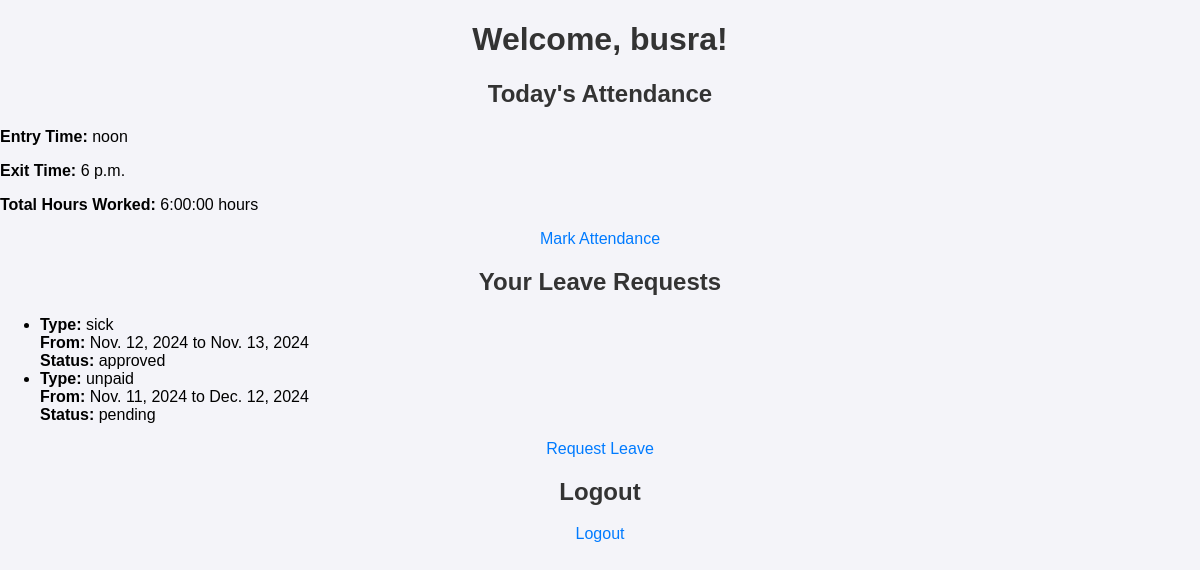
/accounts/employee/ (signed in), run on the app's committed database.
### accounts/models.py (models this page shows, shortened)
class User(AbstractUser):
    user_type_choices=(
        ('employee','employee'), #kişi employee seçerse kullanıcı employee için açılır
        ('manager','manager'), #kişi manager seçerse manager için ekran açılır
    )
    user_type=models.CharField(max_length=10, choices=user_type_choices, default='employee')
    groups = models.ManyToManyField(
        'auth.Group',
        related_name='custom_user_groups',  # Çakışmayı önlemek için yeni ilişki adı
        blank=True
    )
    user_permissions = models.ManyToManyField(
        'auth.Permission',
        related_name='custom_user_permissions',  # Çakışmayı önlemek için yeni ilişki adı
        blank=True
    )

### attendance/models.py (models this page shows, shortened)
class Attendance(models.Model):
    user=models.ForeignKey(User, on_delete=models.CASCADE) #users models.py dosyasını import ederek user yapısı ile attendance kısmını ilişkilendirdik.
    date=models.DateField(auto_now=True)
    first_entry=models.TimeField(null=True,blank=True)
    last_exit=models.TimeField(null=True, blank=True)
    late_minutes=models.IntegerField(default=0)
    total_work_hours = models.DurationField(null=True, blank=True)

### leave/models.py (models this page shows, shortened)
class Leave(models.Model):
    user = models.ForeignKey(User, on_delete=models.CASCADE)
    leave_type = models.CharField(max_length=20, choices=[('annual', 'Annual Leave'), ('sick', 'Sick Leave')])
    start_date = models.DateField(default='2024-01-01')
    end_date = models.DateField(default='2024-01-02')
    status = models.CharField(max_length=10, choices=[('pending', 'Pending'), ('approved', 'Approved')], default='pending')

### accounts/views.py (the view)
# urls.py: path('employee/', views.employee_dashboard, name='employee_dashboard'),
@login_required
def employee_dashboard(request):
    attendance = Attendance.objects.filter(user=request.user, date=date.today()).first()
    leave_requests = Leave.objects.filter(user=request.user)
    return render(request, 'accounts/employee.html', {
        'attendance': attendance,
        'leave_requests': leave_requests,
    })

### templates/accounts/employee.html (shortened to what this page needs)
<!DOCTYPE html>
<html lang="en">
<head>
    {% load static %}
    <link rel="stylesheet" href="{% static 'accounts/accounts.css' %}">
</head>
<body>
    <h1>Welcome, {{ user.username }}!</h1>
    <section>
        <h2>Today's Attendance</h2>
        {% if attendance %}
            <p><strong>Entry Time:</strong> {{ attendance.first_entry }}</p>
            <p><strong>Exit Time:</strong> {{ attendance.last_exit }}</p>
            <p><strong>Total Hours Worked:</strong> {{ attendance.total_work_hours }} hours</p>
        {% else %}
            <p>You have not marked your attendance yet.</p>
        {% endif %}
        <a href="{% url 'mark_attendance' %}">Mark Attendance</a>
    </section>
    <section>
        <h2>Your Leave Requests</h2>
        {% if leave_requests %}
            <ul>
                {% for leave in leave_requests %}
                    <li>
                        <strong>Type:</strong> {{ leave.leave_type }}<br>
                        <strong>From:</strong> {{ leave.start_date }} to {{ leave.end_date }}<br>
                        <strong>Status:</strong> {{ leave.status }}
                    </li>
                {% endfor %}
            </ul>
        {% else %}
            <p>You have no leave requests.</p>
        {% endif %}
        <a href="{% url 'request_leave' %}">Request Leave</a>
    </section>
    <section>
        <h2>Logout</h2>
        <a href="{% url 'logout' %}">Logout</a>
    </section>
</body>
</html>

### static/accounts/accounts.css (style rules this page uses)
body { font-family: Arial, sans-serif; margin: 0; padding: 0; background-color: #f4f4f9; }
h1, h2 { color: #333; text-align: center; }
a { display: block; text-align: center; color: #007bff; text-decoration: none; margin-top: 10px; }

### data on the page
User: username "busra"
Attendance: first_entry "noon", last_exit "6 p.m.", total_work_hours "6:00:00"
Leave: leave_type "sick", start_date "Nov. 12, 2024", end_date "Nov. 13, 2024", status "approved"
Leave: leave_type "unpaid", start_date "Nov. 11, 2024", end_date "Dec. 12, 2024", status "pending"
